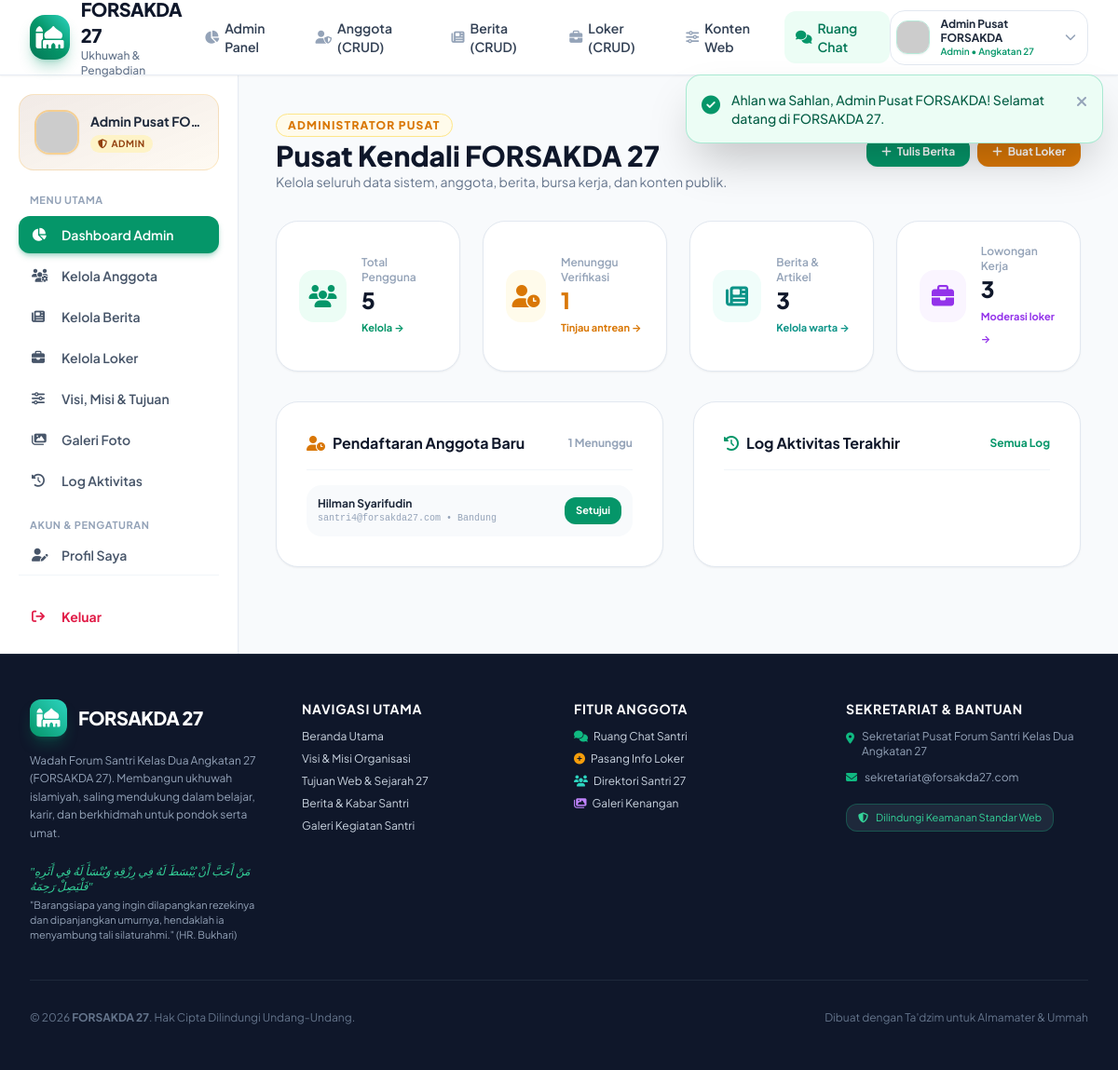
Page /views/admin/dashboard.php (signed in) on the committed database.
### tables this page shows
CREATE TABLE IF NOT EXISTS `users` (
  `id` INT AUTO_INCREMENT PRIMARY KEY,
  `nama` VARCHAR(100) NOT NULL,
  `email` VARCHAR(100) NULL DEFAULT NULL,
  `password` VARCHAR(255) NOT NULL,
  `role` ENUM('admin', 'anggota', 'publik') DEFAULT 'anggota',
  `status` ENUM('active', 'pending', 'suspended') DEFAULT 'active',
  `angkatan` VARCHAR(20) DEFAULT '27',
  `no_hp` VARCHAR(30) NULL,
  `domisili` VARCHAR(100) NULL,
  `profesi` VARCHAR(100) NULL,
  `bio` TEXT NULL,
  `foto` VARCHAR(255) NULL,
  `created_at` DATETIME DEFAULT CURRENT_TIMESTAMP,
  `updated_at` DATETIME DEFAULT CURRENT_TIMESTAMP ON UPDATE CURRENT_TIMESTAMP,
  UNIQUE KEY `email_unique` (`email`),
  INDEX (`nama`),
  INDEX (`role`),
  INDEX (`status`)
);

### config/security.php (called while the page is built, shortened)
<?php
function e(?string $data): string {
    return htmlspecialchars($data, ENT_QUOTES | ENT_SUBSTITUTE, 'UTF-8');
}

### views/admin/dashboard.php (the view, shortened to what this page needs)
<?php
require_once __DIR__ . '/../../includes/header.php';
$pdo = Database::getConnection();
$totalUsers = $pdo->query("SELECT COUNT(*) FROM users")->fetchColumn();
$pendingUsers = $pdo->query("SELECT COUNT(*) FROM users WHERE status = 'pending'")->fetchColumn();
$totalNews = $pdo->query("SELECT COUNT(*) FROM news")->fetchColumn();
$totalJobs = $pdo->query("SELECT COUNT(*) FROM job_vacancies")->fetchColumn();
$pendingStmt = $pdo->prepare("SELECT * FROM users WHERE status = 'pending' ORDER BY created_at DESC LIMIT 5");
$pendingStmt->execute();
$pendingList = $pendingStmt->fetchAll();
?>
<div class="flex-1 flex flex-col md:flex-row bg-slate-50 dark:bg-slate-950">
    <?php require_once __DIR__ . '/../../includes/sidebar.php'; ?>
    <main class="flex-1 p-6 sm:p-10 space-y-8 overflow-y-auto">
        <div class="flex flex-col sm:flex-row sm:items-center justify-between gap-4">
            <div>
                <span class="text-xs font-extrabold uppercase tracking-widest text-amber-600 bg-amber-50 px-3 py-1 rounded-full border border-amber-200">
                    Administrator Pusat
                </span>
                <h1 class="text-2xl sm:text-3xl font-black text-slate-900 dark:text-white mt-1">
                    Pusat Kendali FORSAKDA 27
                </h1>
                <p class="text-slate-500 dark:text-slate-400 text-xs sm:text-sm">
                    Kelola seluruh data sistem, anggota, berita, bursa kerja, dan konten publik.
                </p>
            </div>
            <div class="flex items-center gap-2">
                <a href="<?php echo BASE_URL; ?>/views/admin/berita-tambah.php" class="px-4 py-2 bg-brand-600 hover:bg-brand-500 text-white font-bold rounded-xl text-xs transition flex items-center gap-1.5 shadow-sm">
                    <i class="fa-solid fa-plus"></i> Tulis Berita
                </a>
                <a href="<?php echo BASE_URL; ?>/views/member/loker-tambah.php" class="px-4 py-2 bg-amber-600 hover:bg-amber-500 text-white font-bold rounded-xl text-xs transition flex items-center gap-1.5 shadow-sm">
                    <i class="fa-solid fa-plus"></i> Buat Loker
                </a>
            </div>
        </div>
        <div class="grid grid-cols-1 sm:grid-cols-2 lg:grid-cols-4 gap-6">
            <div class="bg-white dark:bg-slate-900 p-6 rounded-3xl border border-slate-200 dark:border-slate-800 shadow-sm flex items-center gap-4">
                <div class="w-14 h-14 bg-brand-50 text-brand-600 rounded-2xl flex items-center justify-center text-2xl">
                    <i class="fa-solid fa-users"></i>
                </div>
                <div>
                    <p class="text-xs text-slate-400 font-semibold">Total Pengguna</p>
                    <h3 class="text-2xl font-black text-slate-900 dark:text-white"><?php echo e($totalUsers); ?></h3>
                    <a href="<?php echo BASE_URL; ?>/views/admin/users.php" class="text-[11px] font-bold text-brand-600 hover:underline">Kelola &rarr;</a>
                </div>
            </div>
            <div class="bg-white dark:bg-slate-900 p-6 rounded-3xl border border-slate-200 dark:border-slate-800 shadow-sm flex items-center gap-4">
                <div class="w-14 h-14 bg-amber-50 text-amber-600 rounded-2xl flex items-center justify-center text-2xl">
                    <i class="fa-solid fa-user-clock"></i>
                </div>
                <div>
                    <p class="text-xs text-slate-400 font-semibold">Menunggu Verifikasi</p>
                    <h3 class="text-2xl font-black <?php echo ($pendingUsers > 0) ? 'text-amber-600' : 'text-slate-900 dark:text-white'; ?>">
                        <?php echo e($pendingUsers); ?>
                    </h3>
                    <a href="<?php echo BASE_URL; ?>/views/admin/users.php?status=pending" class="text-[11px] font-bold text-amber-600 hover:underline">Tinjau antrean &rarr;</a>
                </div>
            </div>
            <div class="bg-white dark:bg-slate-900 p-6 rounded-3xl border border-slate-200 dark:border-slate-800 shadow-sm flex items-center gap-4">
                <div class="w-14 h-14 bg-teal-50 text-teal-600 rounded-2xl flex items-center justify-center text-2xl">
                    <i class="fa-solid fa-newspaper"></i>
                </div>
                <div>
                    <p class="text-xs text-slate-400 font-semibold">Berita & Artikel</p>
                    <h3 class="text-2xl font-black text-slate-900 dark:text-white"><?php echo e($totalNews); ?></h3>
                    <a href="<?php echo BASE_URL; ?>/views/admin/berita.php" class="text-[11px] font-bold text-teal-600 hover:underline">Kelola warta &rarr;</a>
                </div>
            </div>
            <div class="bg-white dark:bg-slate-900 p-6 rounded-3xl border border-slate-200 dark:border-slate-800 shadow-sm flex items-center gap-4">
                <div class="w-14 h-14 bg-purple-50 text-purple-600 rounded-2xl flex items-center justify-center text-2xl">
                    <i class="fa-solid fa-briefcase"></i>
                </div>
                <div>
                    <p class="text-xs text-slate-400 font-semibold">Lowongan Kerja</p>
                    <h3 class="text-2xl font-black text-slate-900 dark:text-white"><?php echo e($totalJobs); ?></h3>
                    <a href="<?php echo BASE_URL; ?>/views/admin/loker.php" class="text-[11px] font-bold text-purple-600 hover:underline">Moderasi loker &rarr;</a>
                </div>
            </div>
        </div>
        <div class="grid grid-cols-1 lg:grid-cols-2 gap-8">
            <div class="bg-white dark:bg-slate-900 p-6 sm:p-8 rounded-3xl border border-slate-200 dark:border-slate-800 shadow-sm space-y-4">
                <div class="flex items-center justify-between border-b border-slate-100 dark:border-slate-800 pb-4">
                    <h3 class="text-base font-bold text-slate-900 dark:text-white flex items-center gap-2">
                        <i class="fa-solid fa-user-clock text-amber-600"></i> Pendaftaran Anggota Baru
                    </h3>
                    <span class="text-xs font-bold text-slate-400"><?php echo count($pendingList); ?> Menunggu</span>
                </div>
                <?php if (empty($pendingList)): ?>
                    <p class="text-xs text-slate-400 py-6 text-center">Tidak ada pendaftaran yang sedang menunggu persetujuan.</p>
                <?php else: ?>
                    <div class="space-y-3">
                        <?php foreach ($pendingList as $p): ?>
                            <div class="p-3 bg-slate-50 dark:bg-slate-800/60 rounded-2xl flex items-center justify-between gap-3">
                                <div>
                                    <h4 class="text-xs font-bold text-slate-800 dark:text-slate-200"><?php echo e($p['nama']); ?></h4>
                                    <p class="text-[10px] text-slate-400 font-mono"><?php echo e($p['email']); ?> &bull; <?php echo e($p['domisili'] ?: 'Domisili tidak diisi'); ?></p>
                                </div>
                                <div class="flex items-center gap-1.5">
                                    <a href="<?php echo BASE_URL; ?>/actions/user_process.php?action=approve&id=<?php echo $p['id']; ?>" class="px-3 py-1.5 bg-emerald-600 hover:bg-emerald-500 text-white font-bold rounded-xl text-[11px] transition">
                                        Setujui
                                    </a>
                                </div>
                            </div>
                        <?php endforeach; ?>
                    </div>
                <?php endif; ?>
            </div>
            <div class="bg-white dark:bg-slate-900 p-6 sm:p-8 rounded-3xl border border-slate-200 dark:border-slate-800 shadow-sm space-y-4">
                <div class="flex items-center justify-between border-b border-slate-100 dark:border-slate-800 pb-4">
                    <h3 class="text-base font-bold text-slate-900 dark:text-white flex items-center gap-2">
                        <i class="fa-solid fa-clock-rotate-left text-brand-600"></i> Log Aktivitas Terakhir
                    </h3>
                    <a href="<?php echo BASE_URL; ?>/views/admin/logs.php" class="text-xs font-bold text-brand-600 hover:underline">Semua Log</a>
                </div>
            </div>
        </div>
    </main>
</div>
<?php require_once __DIR__ . '/../../includes/footer.php'; ?>

### assets/css/custom.css (style rules this page uses)
:root { --primary: #059669; --primary-dark: #064e3b; --accent: #d97706; }
body { font-family: 'Plus Jakarta Sans', -apple-system, BlinkMacSystemFont, 'Segoe UI', Roboto, sans-serif; }

### rows in the picture
users: nama "Hilman Syarifudin", email "santri4@forsakda27.com", domisili "Bandung"

### other values in the picture
$message "Ahlan wa Sahlan, Admin Pusat FORSAKDA! Selamat datang di FORSAKDA 27."
$currentUser['nama'] "Admin Pusat FORSAKDA"
$currentUser['role'] "Admin"
$user['nama'] "Admin Pusat FO…"
$user['role'] "ADMIN"
$totalUsers "5"
$pendingUsers "1"
$totalNews "3"
$totalJobs "3"
count($pendingList) "1"
APP_NAME "FORSAKDA 27"
